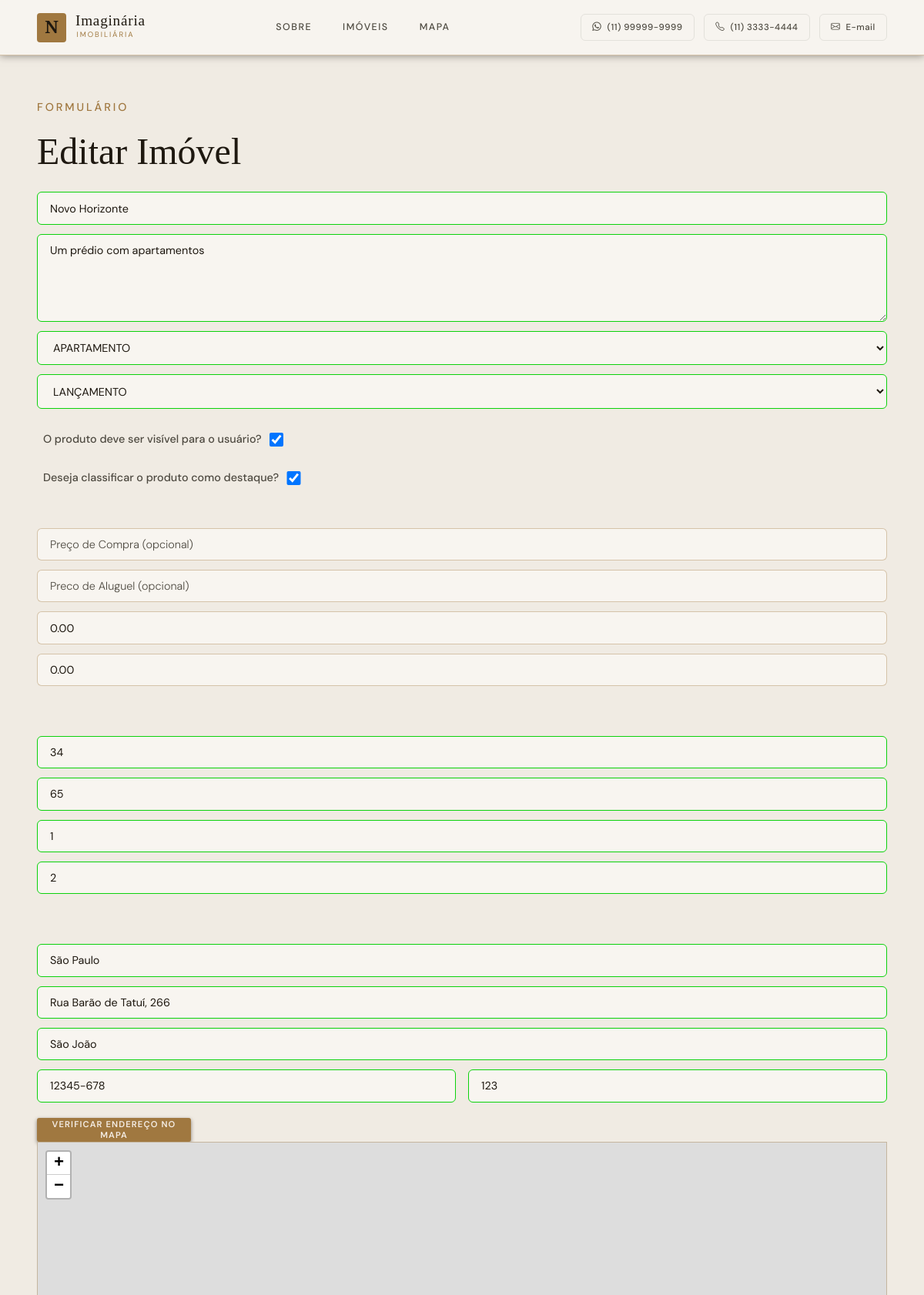
/ad_11min_k/edit/1 (signed in, upper part), run on an earlier commit of the app's database.
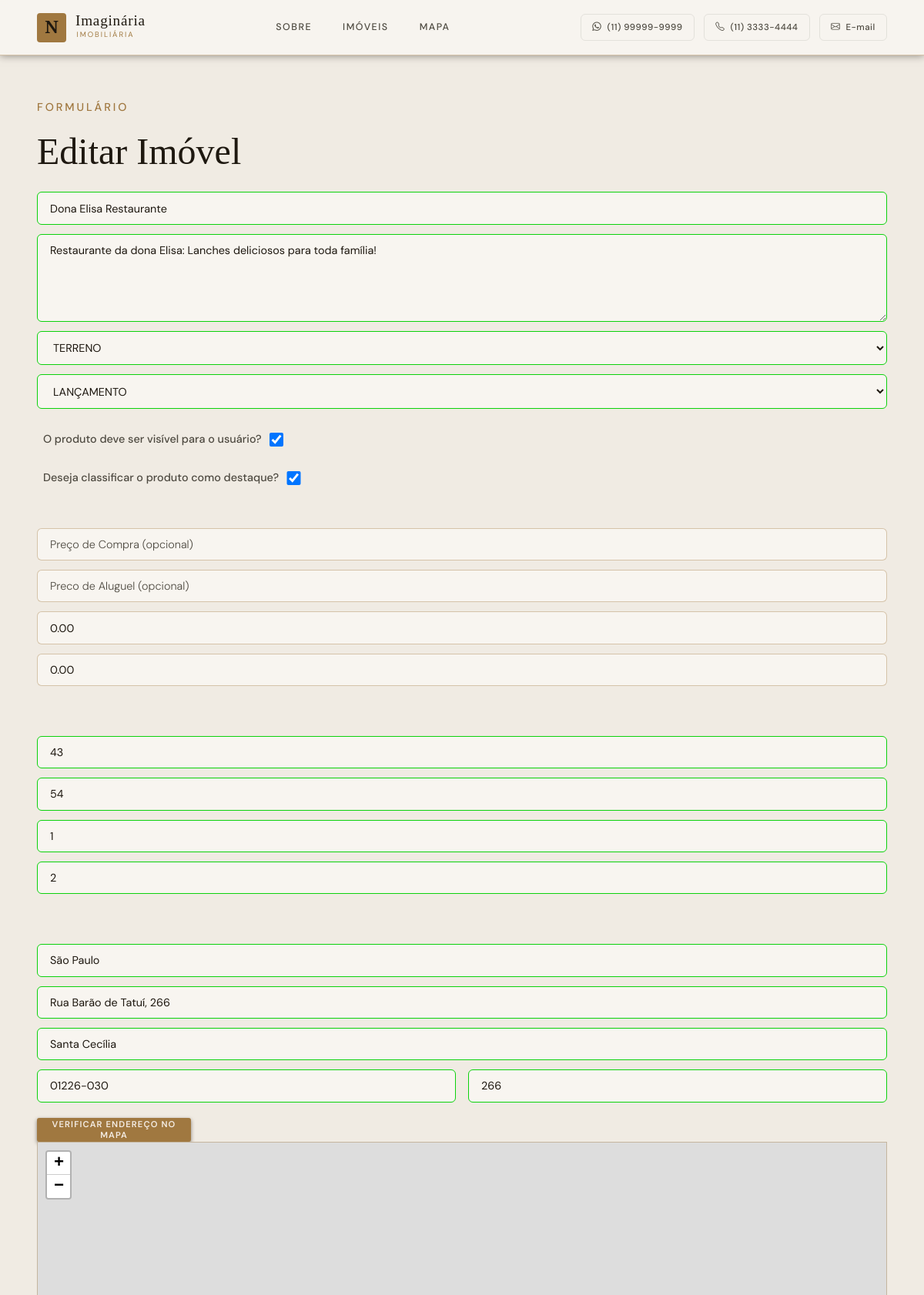
And on a later commit of the database.
### models.py (models this page shows, shortened)
class Imovel(db.Model):
    __tablename__ = 'imoveis'
    id = db.Column(db.Integer, primary_key=True)
    nome = db.Column(db.String(50), nullable=False)
    slug = db.Column(db.String(50), nullable=True)
    descricao = db.Column(db.String(500), nullable=False)
    tipo_de_produto = db.Column(db.Enum(TipoDeProduto), nullable=False)
    status = db.Column(db.Enum(Status), nullable=False)
    esta_visivel = db.Column(db.Boolean, default=True)
    esta_em_destaque = db.Column(db.Boolean, default=False)
    preco_compra = db.Column(db.Numeric(15, 2), nullable=True)
    preco_aluguel = db.Column(db.Numeric(12, 2), nullable=True)
    condominio = db.Column(db.Numeric(12, 2), default=0.0, nullable=True)
    iptu = db.Column(db.Numeric(12, 2), default=0.0, nullable=True)
    menor_area_em_metros_quadrados = db.Column(db.SmallInteger, nullable=False)
    maior_area_em_metros_quadrados = db.Column(db.SmallInteger, nullable=False)
    menor_quantidade_de_dormitorios = db.Column(db.SmallInteger, default=0)
    maior_quantidade_de_dormitorios = db.Column(db.SmallInteger, default=0)
    cidade = db.Column(db.String(100), nullable=False)
    bairro = db.Column(db.String(100), nullable=False)
    endereco = db.Column(db.String(255), nullable=False)
    cep = db.Column(db.String(10), nullable=False)
    numero = db.Column(db.String(10), nullable=False)
    metros_ate_o_metro_mais_proximo = db.Column(db.Integer, default=10000)
    imagens_principais_do_produto = db.relationship('ImagensImovel', backref="imovel", lazy=True, cascade="all, delete-orphan")
    imagens_do_produto = db.relationship('ImagemComDescricao', back_populates='imovel_rel_imagem', lazy=True, cascade="all, delete-orphan")
    plantas_do_produto = db.relationship('PlantaComDescricao', back_populates='imovel_rel_planta', lazy=True, cascade="all, delete-orphan")

### app.py (the view)
@app.route("/ad_11min_k/edit/<id_imovel>", methods=['GET', 'POST'])
@limiter.limit("6/minute")
def editar_imovel(id_imovel):
    imovel = Imovel.query.get_or_404(id_imovel)
    if request.method == 'POST':
        app.logger.warning(f'^ O imóvel *{imovel.nome}* começou a ser editado pelo painél de admin')
        form = ImovelForm(CombinedMultiDict((request.form, request.files)))
        form.tipo_de_produto.choices = [(tipo.name, tipo.value) for tipo in TipoDeProduto]
        form.status.choices = [(status.name, status.value) for status in Status]
        if form.validate():
            try:
                caminhos_antigos_imagens_principais = []
                for campo in imovel.imagens_principais_do_produto:
                    caminhos_antigos_imagens_principais.extend([
                        campo.caminho_da_imagem_principal,
                        campo.caminho_da_imagem_de_fachada1,
                        campo.caminho_da_imagem_de_fachada2,
                    ])
                lista_de_caminhos_das_imagens_principais, _, _ = salvar_imagens_de_novo_imovel(form)
                imovel.nome = form.nome.data
                imovel.descricao = form.descricao.data
                imovel.tipo_de_produto = TipoDeProduto[form.tipo_de_produto.data]
                imovel.status = Status[form.status.data]
                imovel.esta_visivel = form.esta_visivel.data
                imovel.esta_em_destaque = form.esta_em_destaque.data
                imovel.preco_compra = form.preco_compra.data
                imovel.preco_aluguel = form.preco_aluguel.data
                imovel.condominio = form.condominio.data
                imovel.iptu = form.iptu.data
                imovel.menor_area_em_metros_quadrados = form.menor_area_em_metros_quadrados.data
                imovel.maior_area_em_metros_quadrados = form.maior_area_em_metros_quadrados.data
                imovel.menor_quantidade_de_dormitorios = form.menor_quantidade_de_dormitorios.data
                imovel.maior_quantidade_de_dormitorios = form.maior_quantidade_de_dormitorios.data
                imovel.cidade = form.cidade.data
                imovel.bairro = form.bairro.data
                imovel.endereco = form.endereco.data
                imovel.cep = form.cep.data
                imovel.numero = form.numero.data
                if form.metros_ate_o_metro_mais_proximo.data:
                    imovel.metros_ate_o_metro_mais_proximo = form.metros_ate_o_metro_mais_proximo.data
                else:
                    imovel.metros_ate_o_metro_mais_proximo = 10000
                imovel.slug = slugify(form.nome.data)
                if imovel.imagens_principais_do_produto:
                    imagem_existente = imovel.imagens_principais_do_produto[0]
                    imagem_existente.caminho_da_imagem_principal = lista_de_caminhos_das_imagens_principais[0]
                    imagem_existente.caminho_da_imagem_de_fachada1 = lista_de_caminhos_das_imagens_principais[1]
                    imagem_existente.caminho_da_imagem_de_fachada2 = lista_de_caminhos_das_imagens_principais[2]
                else:
                    imagens_principais_novo_imovel = ImagensImovel(
                        caminho_da_imagem_principal=lista_de_caminhos_das_imagens_principais[0],
                        caminho_da_imagem_de_fachada1=lista_de_caminhos_das_imagens_principais[1],
                        caminho_da_imagem_de_fachada2=lista_de_caminhos_das_imagens_principais[2],
                    )
                    imovel.imagens_principais_do_produto.append(imagens_principais_novo_imovel)
                db.session.flush()
                db.session.commit()
                deletar_imagens(caminhos_antigos_imagens_principais)
                flash("Imóvel editado com sucesso!", "success")
                app.logger.warning(f'^ O imóvel *{imovel.nome}* foi editado com sucesso pelo painél de admin')
                return redirect(url_for('mostrar_imovel_admin', slug_imovel=imovel.slug))
            except Exception as e:
                db.session.rollback()
                app.logger.error(f'^ Erro ao editar imóvel: {str(e)}')
                flash("Erro ao editar o imóvel. Tente novamente.", "error")
                form = ImovelForm(obj=imovel)
                form.tipo_de_produto.choices = [(tipo.name, tipo.value) for tipo in TipoDeProduto]
                form.status.choices = [(status.name, status.value) for status in Status]
                return render_template('editar_imovel.html', form=form, imovel=imovel)
        else:
            app.logger.info(f'^ Erros de validação ao editar imóvel: {form.errors}')
            flash("Erro de validação. Verifique os campos com informações inválidas.", "error")
            return render_template('editar_imovel.html', form=form, imovel=imovel)
    elif request.method == 'GET':
        form = ImovelForm(obj=imovel)
        form.tipo_de_produto.choices = [(tipo.name, tipo.value) for tipo in TipoDeProduto]
        form.status.choices = [(status.name, status.value) for status in Status]
        form.tipo_de_produto.data = imovel.tipo_de_produto.name
        form.status.data = imovel.status.name
        for index, imagem in enumerate(imovel.imagens_do_produto):
            if index < len(form.lista_de_caminhos_de_imagens_adicionais):
                form.lista_de_caminhos_de_imagens_adicionais[index].descricao.data = imagem.descricao
        for index, planta in enumerate(imovel.plantas_do_produto):
            if index < len(form.lista_de_caminhos_de_imagens_de_plantas):
                form.lista_de_caminhos_de_imagens_de_plantas[index].descricao.data = planta.descricao
        return render_template('editar_imovel.html', form=form, imovel=imovel)

### forms.py
class ImagemComContexto(FlaskForm):
    imagem = FileField('Imagem Adicional', [
        FileAllowed(['jpg', 'png', 'jpeg'], 'Apenas imagens (.jpg, .png, .jpeg)')
    ])
    descricao = StringField('Descrição Curta', [validators.Length(max=50)])

### app.py (called while the page is built)
@login_manager.user_loader
def load_user(admin_id):
    return db.session.get(Admin, int(admin_id))

@app.before_request
def enforce_login_globally():
    public_endpoints = ['login', 'index', 'mostrar_imovel', 'static']
    if request.endpoint not in public_endpoints and not current_user.is_authenticated:
        return abort(404)

### templates/editar_imovel.html (shortened to what this page needs)
{% extends 'base.html' %}
{% block main %}
<main>
    <section id="sobre" class="general-section-padding alt-section-background">
        <div class="general-content listings__header">
            <span class="section-label">Formulário</span>
            <h2 class="section-title">Editar Imóvel</h2>
        </div>
        {% with form=form, action="edit", imovel=imovel %}
            {% include 'partials/_formulario_imovel.html' %}
        {% endwith %}
    </section>
</main>
{% endblock %}

### templates/partials/_formulario_imovel.html (shortened to what this page needs)
{% if action == "add" %}
<form action="/ad_11min_k" method="POST" enctype="multipart/form-data" class="general-content">
{% elif action == "edit" %}
<form action="/ad_11min_k/edit/{{ imovel.id }}" method="POST" enctype="multipart/form-data" class="general-content">
{% endif %}
    <p>
        {{ form.nome(placeholder="Nome do imóvel") }}
        {{ form.descricao(class="text-area", placeholder="Descrição do Imóvel") }}
        {{ form.tipo_de_produto(placeholder="Tipo de Produto") }}
        {{ form.status(placeholder="Status") }}
        <div class="checkbox-form">
            {{ form.esta_visivel.label }}
            {{ form.esta_visivel(checked=True) }}
        </div>
        <br>
        <div class="checkbox-form">
            {{ form.esta_em_destaque.label }}
            {{ form.esta_em_destaque(checked=False) }}
        </div>
        <br><br>
        {{ form.preco_compra(placeholder="Preço de Compra (opcional)") }}
        {{ form.preco_aluguel(placeholder="Preco de Aluguel (opcional)") }}
        {{ form.condominio(placeholder="Preço do Condomínio (opcional)") }}
        {{ form.iptu(placeholder="Preço do IPTU (opcional)") }}
        <br><br>
        {{ form.menor_area_em_metros_quadrados(placeholder="Menor Área em metros quadrados") }}
        {{ form.maior_area_em_metros_quadrados(placeholder="Maior Área em metros quadrados") }}
        {{ form.menor_quantidade_de_dormitorios(placeholder="Quantidade de Dormitórios do menor produto") }}
        {{ form.maior_quantidade_de_dormitorios(placeholder="Quantidade de Dormitórios do maior produto") }}
        <br><br>
        {{ form.cidade(placeholder="Cidade do Imóvel") }}
        {{ form.endereco(placeholder="Endereço do Imóvel") }}
        {{ form.bairro(placeholder="Bairro do Imóvel", id="bairro") }}
        <div class="dois-campos-na-mesma-linha">
            {{ form.cep(placeholder="CEP do Imóvel", id="cep") }}
            {{ form.numero(placeholder="Número do Imóvel", id="numero") }}
        </div>
        <button type="button" id="btn-buscar" class="btn btn-form">Verificar Endereço no Mapa</button>
        <div class="map-section-container">
            <div id="map"></div>
        </div>
        <br><br>
        <br><br>
    </p>
</form>

What changed in the data, as far as the page shows it:
changed Imovel "LANÇAMENTO": nome "Novo Horizonte" → "Dona Elisa Restaurante"; descricao "Um prédio com apartamentos" → "Restaurante da dona Elisa: Lanches deliciosos para toda família!"; tipo_de_produto "APARTAMENTO" → "TERRENO"; menor_area_em_metros_quadrados "34" → "43"; maior_area_em_metros_quadrados "65" → "54"; bairro "São João" → "Santa Cecília"; cep "12345-678" → "01226-030"; numero "123" → "266"
